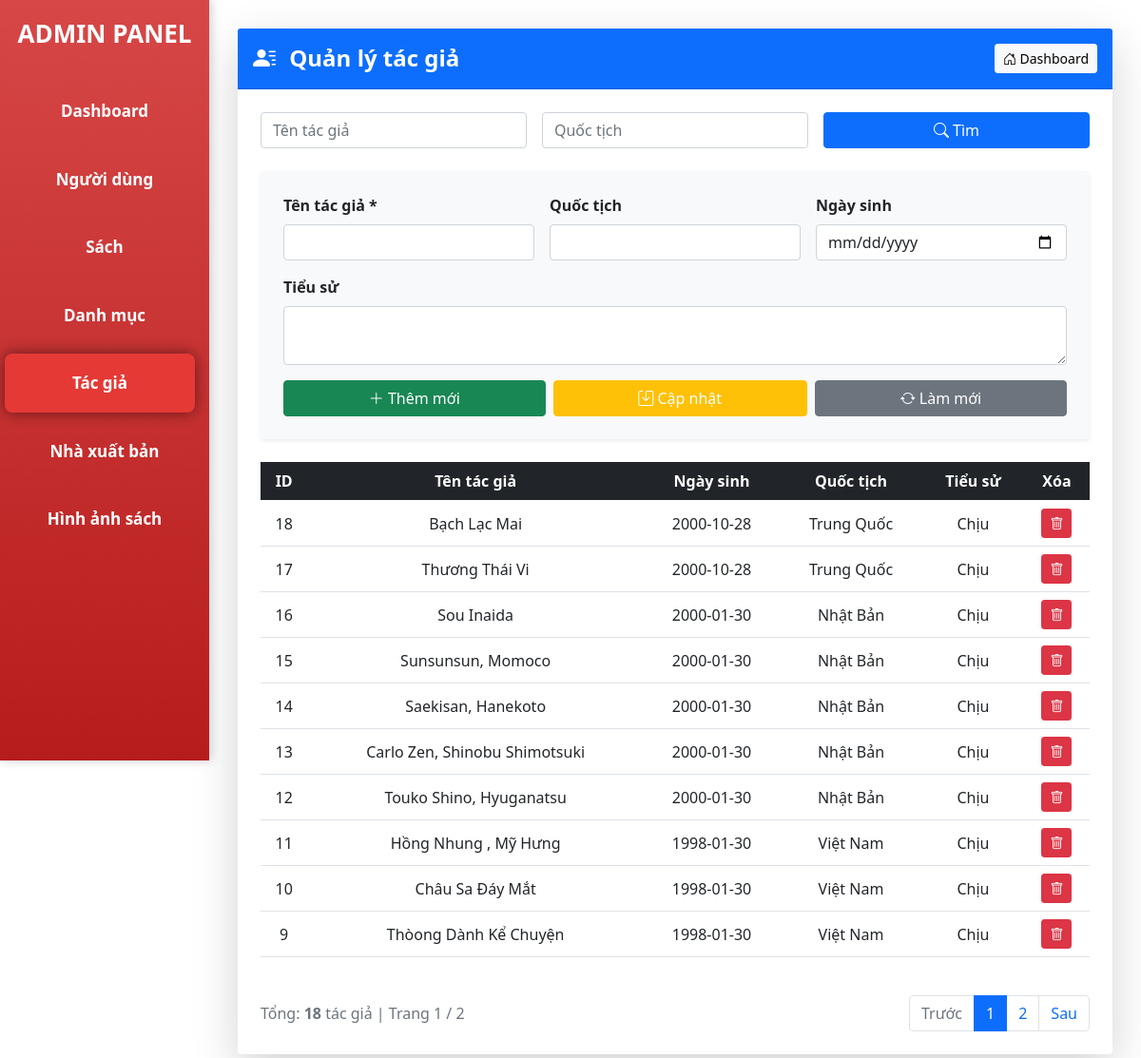
The app's page /frontend/pages/Admin_MVC/index.php?page=author with its own data.
### tables this page shows
CREATE TABLE `tac_gia` (
  `ma_tac_gia` int(11) NOT NULL,
  `ten_tac_gia` varchar(100) NOT NULL,
  `tieu_su` text DEFAULT NULL,
  `ngay_sinh` date DEFAULT NULL,
  `quoc_tich` varchar(50) DEFAULT NULL
);

### frontend/pages/Admin_MVC/controllers/AuthorController.php (called while the page is built, shortened)
<?php
require_once "models/Author.php";
class AuthorController
{
    private $model;
    public function __construct($db)
    {
        $this->model = new Author($db);
    }
    public function index()
    {
        $page_current = isset($_GET['p']) ? max(1, (int)$_GET['p']) : 1;
        $per_page = 10;
        $offset = ($page_current - 1) * $per_page;
        $search_ten = $_GET['search_ten'] ?? '';
        $search_quoc_tich = $_GET['search_quoc_tich'] ?? '';
        $total = $this->model->getTotalAuthors($search_ten, $search_quoc_tich);
        $total_pages_view = ceil($total / $per_page);
        $authors = $this->model->getAuthors($per_page, $offset, $search_ten, $search_quoc_tich);
        $search_ten = $_GET['search_ten'] ?? '';
        $search_quoc_tich = $_GET['search_quoc_tich'] ?? '';
        $total = $this->model->getTotalAuthors($search_ten, $search_quoc_tich);
        $authors = $this->model->getAuthors($per_page, $offset, $search_ten, $search_quoc_tich);
        include "views/author/index.php";
        include "views/layout/main.php";
    }
}

### frontend/pages/Admin_MVC/index.php (called while the page is built, shortened)
<?php
require_once "them/connect.php";
$action = $_GET['action'] ?? 'index';
$controller = new $controllerName($conn);
$controller->$action();

### frontend/pages/Admin_MVC/models/Author.php (called while the page is built, shortened)
<?php
class Author
{
    private $conn;
    public function __construct($db)
    {
        $this->conn = $db;
    }
    public function getAuthors($limit, $offset, $ten = '', $quoc_tich = '')
    {
        $sql = "SELECT * FROM tac_gia WHERE 1=1";
        $params = [];
        $sql .= " ORDER BY ma_tac_gia DESC LIMIT :limit OFFSET :offset";
        $stmt = $this->conn->prepare($sql);
        $stmt->bindValue(':limit', $limit, PDO::PARAM_INT);
        $stmt->bindValue(':offset', $offset, PDO::PARAM_INT);
        $stmt->execute();
        return $stmt->fetchAll(PDO::FETCH_ASSOC);
    }
    public function getTotalAuthors($ten = '', $quoc_tich = '')
    {
        $sql = "SELECT COUNT(*) FROM tac_gia WHERE 1=1";
        $params = [];
        $stmt = $this->conn->prepare($sql);
        $stmt->execute();
        return $stmt->fetchColumn();
    }
}

### frontend/pages/Admin_MVC/views/author/index.php (the view, shortened to what this page needs)
<link rel="stylesheet" href="/bootstrap-5.0.2-dist/css/bootstrap.min.css">
<link rel="stylesheet" href="https://cdn.jsdelivr.net/npm/bootstrap-icons@1.11.3/font/bootstrap-icons.min.css">
<div class="card shadow-lg border-0">
    <div class="card-header bg-primary text-white d-flex justify-content-between align-items-center py-3">
        <h4 class="mb-0 fw-bold"><i class="bi bi-person-lines-fill me-2"></i> Quản lý tác giả</h4>
        <a href="?page=dashboard" class="btn btn-light btn-sm"><i class="bi bi-house-door"></i> Dashboard</a>
    </div>
    <div class="card-body p-4">
        <form action="" method="get" class="row g-3 mb-4">
            <div class="col-md-4">
                <input type="text" name="search_ten" class="form-control" placeholder="Tên tác giả"
                    value="<?= htmlspecialchars($_GET['search_ten'] ?? '') ?>">
            </div>
            <div class="col-md-4">
                <input type="text" name="search_quoc_tich" class="form-control" placeholder="Quốc tịch"
                    value="<?= htmlspecialchars($_GET['search_quoc_tich'] ?? '') ?>">
            </div>
            <div class="col-md-4">
                <button type="submit" class="btn btn-primary w-100">
                    <i class="bi bi-search"></i> Tìm
                </button>
            </div>
        </form>
        <div class="bg-light rounded p-4 mb-4 shadow-sm">
            <form action="?page=author&action=save" method="post" class="row g-3">
                <div class="col-md-4">
                    <label class="form-label fw-bold">Tên tác giả *</label>
                    <input type="text" name="ten_tac_gia" id="ten_tac_gia" class="form-control" required>
                </div>
                <div class="col-md-4">
                    <label class="form-label fw-bold">Quốc tịch</label>
                    <input type="text" name="quoc_tich" id="quoc_tich" class="form-control">
                </div>
                <div class="col-md-4">
                    <label class="form-label fw-bold">Ngày sinh</label>
                    <input type="date" name="ngay_sinh" id="ngay_sinh" class="form-control">
                </div>
                <div class="col-md-12">
                    <label class="form-label fw-bold">Tiểu sử</label>
                    <textarea name="tieu_su" id="tieu_su" class="form-control" rows="2"></textarea>
                </div>
                <div class="col-md-12 d-flex gap-2">
                    <button type="submit" name="action" value="add" class="btn btn-success flex-fill">
                        <i class="bi bi-plus-lg"></i> Thêm mới
                    </button>
                    <button type="submit" name="action" value="update" class="btn btn-warning flex-fill text-white">
                        <i class="bi bi-save"></i> Cập nhật
                    </button>
                    <button type="button" onclick="clearForm()" class="btn btn-secondary flex-fill">
                        <i class="bi bi-arrow-repeat"></i> Làm mới
                    </button>
                </div>
            </form>
        </div>
        <div class="table-responsive">
            <table class="table table-hover align-middle text-center">
                <thead class="table-dark">
                    <tr>
                        <th>ID</th>
                        <th>Tên tác giả</th>
                        <th>Ngày sinh</th>
                        <th>Quốc tịch</th>
                        <th>Tiểu sử</th>
                        <th>Xóa</th>
                    </tr>
                </thead>
                <tbody>
                    <?php foreach ($authors as $a): ?>
                        <tr class="row-select" data-id="<?= $a['ma_tac_gia'] ?>"
                            data-ten="<?= htmlspecialchars($a['ten_tac_gia']) ?>"
                            data-ngaysinh="<?= $a['ngay_sinh'] ?>"
                            data-quoctich="<?= htmlspecialchars($a['quoc_tich']) ?>"
                            data-tieusu="<?= htmlspecialchars($a['tieu_su']) ?>"
                            style="cursor:pointer">
                            <td><?= $a['ma_tac_gia'] ?></td>
                            <td><?= htmlspecialchars($a['ten_tac_gia']) ?></td>
                            <td><?= $a['ngay_sinh'] ?: '-' ?></td>
                            <td><?= htmlspecialchars($a['quoc_tich'] ?: '-') ?></td>
                            <td><?= htmlspecialchars($a['tieu_su'] ?: '-') ?></td>
                            <td>
                                <button class="btn btn-danger btn-sm" onclick="event.stopPropagation(); confirmDelete(<?= $a['ma_tac_gia'] ?>)">
                                    <i class="bi bi-trash"></i>
                                </button>
                            </td>
                        </tr>
                    <?php endforeach; ?>
                </tbody>
            </table>
        </div>
        <div class="d-flex justify-content-between align-items-center mt-4">
            <div class="text-muted">
                Tổng: <strong><?= $total ?></strong> tác giả | Trang <?= $page_current ?> / <?= $total_pages_view ?>
            </div>
            <nav>
                <ul class="pagination mb-0">
                    <li class="page-item <?= $page_current <= 1 ? 'disabled' : '' ?>">
                        <a class="page-link" href="?page=author&p=<?= $page_current - 1 ?>">Trước</a>
                    </li>
                    <?php for ($i = 1; $i <= $total_pages_view; $i++): ?>
                        <li class="page-item <?= $i == $page_current ? 'active' : '' ?>">
                            <a class="page-link" href="?page=author&p=<?= $i ?>"><?= $i ?></a>
                        </li>
                    <?php endfor; ?>
                    <li class="page-item <?= $page_current >= $total_pages_view ? 'disabled' : '' ?>">
                        <a class="page-link" href="?page=author&p=<?= $page_current + 1 ?>">Sau</a>
                    </li>
                </ul>
            </nav>
        </div>
    </div>
</div>

### frontend/pages/Admin_MVC/views/layout/main.php (style rules this page uses)
body { margin: 0; font-family: Arial, sans-serif; min-height: 100vh; background: #f8f9fa; }

### records on screen
tac_gia: ma_tac_gia "18", ten_tac_gia "Bạch Lạc Mai", ngay_sinh "2000-10-28", quoc_tich "Trung Quốc", tieu_su "Chịu"
tac_gia: ma_tac_gia "17", ten_tac_gia "Thương Thái Vi", ngay_sinh "2000-10-28", quoc_tich "Trung Quốc", tieu_su "Chịu"
tac_gia: ma_tac_gia "16", ten_tac_gia "Sou Inaida", ngay_sinh "2000-01-30", quoc_tich "Nhật Bản", tieu_su "Chịu"
tac_gia: ma_tac_gia "15", ten_tac_gia "Sunsunsun, Momoco", ngay_sinh "2000-01-30", quoc_tich "Nhật Bản", tieu_su "Chịu"
tac_gia: ma_tac_gia "14", ten_tac_gia "Saekisan, Hanekoto", ngay_sinh "2000-01-30", quoc_tich "Nhật Bản", tieu_su "Chịu"
tac_gia: ma_tac_gia "13", ten_tac_gia "Carlo Zen, Shinobu Shimotsuki", ngay_sinh "2000-01-30", quoc_tich "Nhật Bản", tieu_su "Chịu"
tac_gia: ma_tac_gia "12", ten_tac_gia "Touko Shino, Hyuganatsu", ngay_sinh "2000-01-30", quoc_tich "Nhật Bản", tieu_su "Chịu"
tac_gia: ma_tac_gia "11", ten_tac_gia "Hồng Nhung , Mỹ Hưng", ngay_sinh "1998-01-30", quoc_tich "Việt Nam", tieu_su "Chịu"
tac_gia: ma_tac_gia "10", ten_tac_gia "Châu Sa Đáy Mắt", ngay_sinh "1998-01-30", quoc_tich "Việt Nam", tieu_su "Chịu"
tac_gia: ma_tac_gia "9", ten_tac_gia "Thòong Dành Kể Chuyện", ngay_sinh "1998-01-30", quoc_tich "Việt Nam", tieu_su "Chịu"

### other values on screen
$total "18"
$page_current "1"
$total_pages_view "2"
